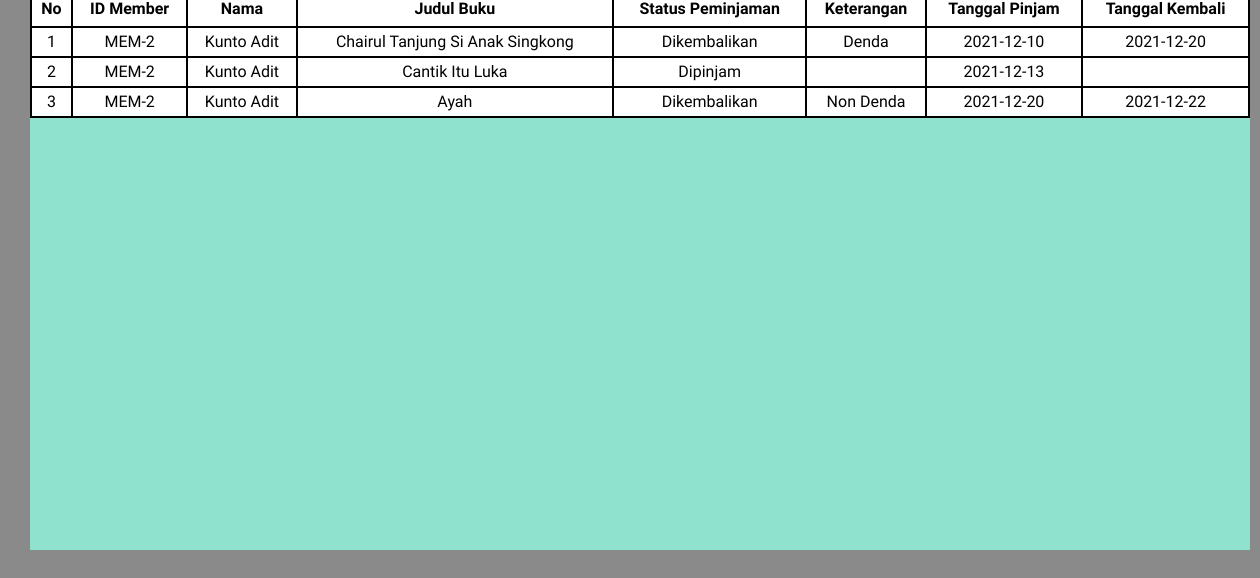
/pegawai/historiPeminjam.php?id_member=2 (signed in), run on the app's committed database.
### tables this page shows
CREATE TABLE `tb_peminjaman` (
  `id_peminjaman` int(11) NOT NULL,
  `id_member` int(11) DEFAULT NULL,
  `id_buku` int(11) DEFAULT NULL,
  `id_pegawai` int(11) NOT NULL,
  `tgl_pinjam` date NOT NULL,
  `tgl_kembali` date DEFAULT NULL,
  `status_peminjaman` varchar(255) NOT NULL,
  `keterangan` varchar(255) DEFAULT NULL,
  `dibuat` datetime DEFAULT NULL,
  `diubah` datetime DEFAULT NULL,
  `dihapus` datetime DEFAULT NULL,
  `status_data` enum('Aktif','Tidak Aktif') DEFAULT 'Aktif'
);

CREATE TABLE `tb_peminjam` (
  `NIK` varchar(255) NOT NULL,
  `id_member` int(11) NOT NULL,
  `nama` varchar(255) NOT NULL,
  `jenis_kelamin` enum('Laki-Laki','Perempuan') NOT NULL,
  `tempat_lahir` varchar(255) NOT NULL,
  `tanggal_lahir` date NOT NULL,
  `no_telp` varchar(255) NOT NULL,
  `alamat` varchar(255) NOT NULL,
  `dibuat` datetime DEFAULT NULL,
  `diubah` datetime DEFAULT NULL,
  `dihapus` datetime DEFAULT NULL,
  `status_data` enum('Aktif','Tidak Aktif') DEFAULT 'Aktif'
);

CREATE TABLE `tb_buku` (
  `id_buku` int(11) NOT NULL,
  `judul_buku` varchar(255) NOT NULL,
  `genre` varchar(255) NOT NULL,
  `id_penerbit` int(11) NOT NULL,
  `tahun_terbit` int(11) NOT NULL,
  `jumlah` int(11) NOT NULL,
  `dibuat` datetime DEFAULT NULL,
  `diubah` datetime DEFAULT NULL,
  `dihapus` datetime DEFAULT NULL,
  `status_data` enum('Aktif','Tidak Aktif') DEFAULT 'Aktif'
);

### pegawai/functionsPegawai.php (called while the page is built, shortened)
<?php
$conn = mysqli_connect("localhost", "root", "", "db_buku");
function query($query){
    global $conn;
    $result = mysqli_query($conn, $query);
    $rows = [];
    while($row = mysqli_fetch_assoc($result)){
        $rows[] = $row;
    }
    return $rows;
}
?>

### pegawai/historiPeminjam.php (the view, shortened to what this page needs)
<?php
require 'functionsPegawai.php';
$id_member = (int)$_GET['id_member'];
$query = "SELECT tb_peminjaman.id_member, tb_peminjam.nama, tb_buku.judul_buku, tb_peminjaman.status_peminjaman, tb_peminjaman.keterangan, tb_peminjaman.tgl_pinjam, tb_peminjaman.tgl_kembali FROM tb_peminjaman
JOIN tb_buku on (tb_peminjaman.id_buku = tb_buku.id_buku)
JOIN tb_peminjam on (tb_peminjaman.id_member = tb_peminjam.id_member)
WHERE tb_peminjam.id_member = $id_member
ORDER BY id_peminjaman ASC";
$member = query($query);
?>
<!DOCTYPE html>
<html>
    <head>
        <link rel="stylesheet" href="boots/css/bootstrap.css">
        <link rel="stylesheet" href="content/historiPeminjam.css">
    </head>
    <body>
        <div id="article">
            <div id="daftarAkun">
                <div id="tableAkun" style="overflow-x:auto;">
                    <table>
                        <tr id="row0">
                            <th>No</th>
                            <th>ID Member</th>
                            <th>Nama</th>
                            <th>Judul Buku</th>
                            <th>Status Peminjaman</th>
                            <th>Keterangan</th>
                            <th>Tanggal Pinjam</th>
                            <th>Tanggal Kembali</th>
                        </tr>
                        <?php $i= 1; ?>
                        <?php foreach( $member as $row ) :?>
                        <tr>
                            <td><?= $i ?></td>
                            <td><?php echo "MEM-", $row['id_member'] ?></td>
                            <td><?php echo $row['nama']?></td>
                            <td><?php echo $row['judul_buku']?></td>
                            <td><?php echo $row['status_peminjaman']?></td>
                            <td><?php echo $row['keterangan'] ?></td>
                            <td><?php echo $row['tgl_pinjam'] ?></td>
                            <td><?php echo $row['tgl_kembali'] ?></td>
                        </tr>
                        <?php $i++; ?>
                        <?php endforeach; ?>
                    </table>
                </div>
            </div>
        </div>
    </body>
</html>

### pegawai/content/historiPeminjam.css (style rules this page uses)
body { width: 100%; position: absolute; display: block; margin:0 auto; left: 0px; font-family: 'Montserrat Alternates', sans-serif; background-color: #8A8A8A; }
#article { display: block; color: white; }
#daftarAkun { display: block; float: left; margin-left: 30px; background-color: #8FE2CE; height: 550px; width: 1220px; color: black; }
table { border-collapse: collapse; border-spacing: 0; width: 100%; border: 1px solid #ddd; background-color: white; }
#row0 th { text-align: center; padding-top: 5px; padding-bottom: 5px; padding-left: 5px; padding-right: 5px; border: 2px black solid; }
tr td { text-align: center; padding-top: 2px; padding-bottom: 2px; padding-left: 5px; padding-right: 5px; border: 2px black solid; }

### data on the page
tb_peminjaman: id_member "2", id_member.nama "Kunto Adit", id_buku.judul_buku "Chairul Tanjung Si Anak Singkong", status_peminjaman "Dikembalikan", keterangan "Denda", tgl_pinjam "2021-12-10", tgl_kembali "2021-12-20"
tb_peminjaman: id_member "2", id_member.nama "Kunto Adit", id_buku.judul_buku "Cantik Itu Luka", status_peminjaman "Dipinjam", tgl_pinjam "2021-12-13"
tb_peminjaman: id_member "2", id_member.nama "Kunto Adit", id_buku.judul_buku "Ayah", status_peminjaman "Dikembalikan", keterangan "Non Denda", tgl_pinjam "2021-12-20", tgl_kembali "2021-12-22"
